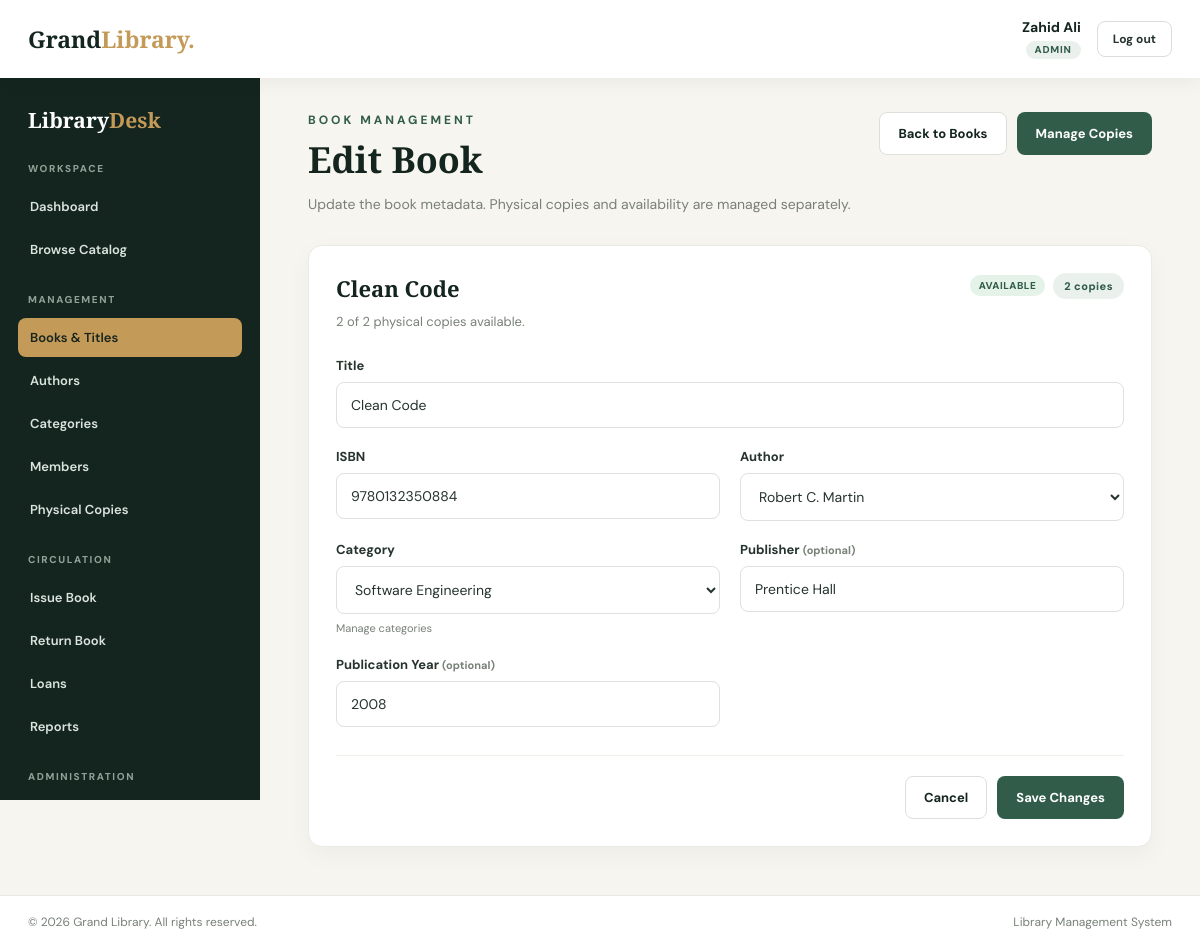
Screenshot of /books/edit.php?id=1 (signed in) with the database file from the repository.
### tables this page shows
CREATE TABLE `users` (
  `id` int NOT NULL AUTO_INCREMENT,
  `name` varchar(100) NOT NULL,
  `email` varchar(150) NOT NULL,
  `password` varchar(255) NOT NULL,
  `role` enum('Admin','Librarian') NOT NULL DEFAULT 'Librarian',
  `status` enum('Active','Inactive') NOT NULL DEFAULT 'Active',
  `created_at` timestamp NULL DEFAULT CURRENT_TIMESTAMP,
  PRIMARY KEY (`id`),
  UNIQUE KEY `email` (`email`)
);

CREATE TABLE `books` (
  `id` int NOT NULL AUTO_INCREMENT,
  `title` varchar(200) NOT NULL,
  `isbn` varchar(20) NOT NULL,
  `author_id` int NOT NULL,
  `category_id` int NOT NULL,
  `publisher` varchar(150) DEFAULT NULL,
  `publication_year` smallint unsigned DEFAULT NULL,
  PRIMARY KEY (`id`),
  UNIQUE KEY `isbn` (`isbn`),
  KEY `fk_books_author` (`author_id`),
  KEY `fk_books_category` (`category_id`),
  CONSTRAINT `fk_books_author` FOREIGN KEY (`author_id`) REFERENCES `authors` (`id`) ON DELETE RESTRICT ON UPDATE CASCADE,
  CONSTRAINT `fk_books_category` FOREIGN KEY (`category_id`) REFERENCES `categories` (`id`) ON DELETE RESTRICT ON UPDATE CASCADE
);

CREATE TABLE `authors` (
  `id` int NOT NULL AUTO_INCREMENT,
  `name` varchar(150) NOT NULL,
  PRIMARY KEY (`id`)
);

CREATE TABLE `categories` (
  `id` int NOT NULL AUTO_INCREMENT,
  `name` varchar(100) NOT NULL,
  `description` text,
  PRIMARY KEY (`id`),
  UNIQUE KEY `name` (`name`)
);

### includes/functions.php (called while the page is built, shortened)
<?php
function e($value): string
{
    return htmlspecialchars((string)$value, ENT_QUOTES | ENT_SUBSTITUTE, 'UTF-8');
}
function app_url(string $path = ''): string
{
    $documentRoot = isset($_SERVER['DOCUMENT_ROOT']) ? realpath($_SERVER['DOCUMENT_ROOT']) : false;
    $appRoot = realpath(dirname(__DIR__));
    $base = '';
    if ($documentRoot && $appRoot) {
        $docRoot = rtrim(str_replace('\\', '/', $documentRoot), '/');
        $rootPath = rtrim(str_replace('\\', '/', $appRoot), '/');
        if (stripos($rootPath, $docRoot) === 0) {
            $base = substr($rootPath, strlen($docRoot));
        }
    }
    $base = rtrim($base, '/');
    $path = ltrim($path, '/');
    return $base . '/' . $path;
}
function is_post(): bool
{
    return isset($_SERVER['REQUEST_METHOD']) && $_SERVER['REQUEST_METHOD'] === 'POST';
}
function get_value(string $key, string $default = ''): string
{
    $value = $_GET[$key] ?? $default;
    return is_string($value) ? trim($value) : $default;
}
function normalize_role(string $role): ?string
{
    if (strcasecmp($role, 'Admin') === 0) {
        return 'Admin';
    }
    return null;
}

### includes/auth.php (called while the page is built, shortened)
<?php
require_once __DIR__ . '/functions.php';
require_once __DIR__ . '/../config/db.php';
function current_user(): ?array
{
    $role = normalize_role((string)($_SESSION['user_role'] ?? ''));
    return [
        'id' => (int)$_SESSION['user_id'],
        'name' => (string)($_SESSION['user_name'] ?? ''),
        'role' => $role,
    ];
}
function require_login(): array
{
    $user = current_user();
    global $conn;
    $stmt = $conn->prepare('SELECT name, role, status FROM users WHERE id = ? LIMIT 1');
    $stmt->bind_param('i', $user['id']);
    if (!$stmt->execute()) {
        $stmt->close();
        logout_user();
        redirect(app_url('login.php'));
    }
    $row = $stmt->get_result()->fetch_assoc();
    $role = $row ? normalize_role((string)$row['role']) : null;
    return [
        'id' => $user['id'],
        'name' => (string)$row['name'],
        'role' => $role,
    ];
}
function require_staff(): array
{
    $user = require_login();
    return $user;
}

### books/edit.php (the view, shortened to what this page needs)
<?php
require_once __DIR__ . '/../includes/auth.php';
require_staff();
$idInput = is_post() ? post_value('id') : get_value('id');
$bookId = (int)$idInput;
$lookup = $conn->prepare("
    SELECT b.id, b.title, b.isbn, b.author_id, b.category_id, b.publisher, b.publication_year,
           (SELECT COUNT(*) FROM book_copies bc WHERE bc.book_id = b.id) AS total_copies,
           (SELECT COUNT(*)
            FROM book_copies bc
            WHERE bc.book_id = b.id
              AND NOT EXISTS (
                  SELECT 1 FROM loans l
                  WHERE l.copy_id = bc.id AND l.returned_at IS NULL
              )) AS available_copies
    FROM books b
    WHERE b.id = ?
    LIMIT 1
");
$lookup->bind_param('i', $bookId);
$lookup->execute();
$book = $lookup->get_result()->fetch_assoc();
$title = (string)$book['title'];
$isbn = (string)$book['isbn'];
$authorId = (int)$book['author_id'];
$categoryId = (int)$book['category_id'];
$publisher = (string)($book['publisher'] ?? '');
$yearInput = $book['publication_year'] !== null ? (string)$book['publication_year'] : '';
$authorOptions = [];
$authorResult = $conn->query('SELECT id, name FROM authors ORDER BY name ASC');
if ($authorResult) {
    while ($row = $authorResult->fetch_assoc()) {
        $authorOptions[] = $row;
    }
} else {
    $error = 'Authors could not be loaded right now. Please try again later.';
}
$categoryOptions = [];
$categoryResult = $conn->query('SELECT id, name FROM categories ORDER BY name ASC');
if ($categoryResult) {
    while ($row = $categoryResult->fetch_assoc()) {
        $categoryOptions[] = $row;
    }
} else {
    $error = 'Categories could not be loaded right now. Please try again later.';
}
$totalCopies = (int)$book['total_copies'];
$availableCopies = (int)$book['available_copies'];
if ($totalCopies === 0) {
    $availabilityLabel = 'No copies';
    $availabilityClass = 'availability-none';
} elseif ($availableCopies === 0) {
    $availabilityLabel = 'Unavailable';
    $availabilityClass = 'availability-unavailable';
} else {
    $availabilityLabel = 'Available';
    $availabilityClass = 'availability-available';
}
require_once __DIR__ . '/../includes/header.php';
require_once __DIR__ . '/../includes/sidebar.php';
?>
<section class="page-head">
    <div>
        <div class="eyebrow">Book Management</div>
        <h1>Edit Book</h1>
        <p>Update the book metadata. Physical copies and availability are managed separately.</p>
    </div>
    <div class="page-actions">
        <a class="btn btn-secondary" href="<?php echo e(app_url('books/index.php')); ?>">Back to Books</a>
        <a class="btn btn-primary" href="<?php echo e(app_url('copies/index.php?book_id=' . (int)$book['id'])); ?>">Manage Copies</a>
    </div>
</section>
<section class="panel form-panel">
    <div class="panel-head">
        <div>
            <h2><?php echo e($book['title']); ?></h2>
            <p class="panel-intro">
                <?php echo number_format($availableCopies); ?> of <?php echo number_format($totalCopies); ?>
                physical copies available.
            </p>
        </div>
        <div class="detail-badges">
            <span class="availability-badge <?php echo e($availabilityClass); ?>">
                <?php echo e($availabilityLabel); ?>
            </span>
            <span class="count-pill"><?php echo number_format($totalCopies); ?> copies</span>
        </div>
    </div>
    <form method="post" action="<?php echo e(app_url('books/edit.php')); ?>">
        <div class="form-grid">
            <div class="form-group form-group-full">
                <label for="title">Title</label>
                <input class="form-control" type="text" id="title" name="title"
                       value="<?php echo e($title); ?>" maxlength="200"
                       placeholder="Book title" required>
            </div>
            <div class="form-group">
                <label for="isbn">ISBN</label>
                <input class="form-control" type="text" id="isbn" name="isbn"
                       value="<?php echo e($isbn); ?>" maxlength="20"
                       placeholder="Unique ISBN" required>
            </div>
            <div class="form-group">
                <label for="author_id">Author</label>
                <select class="form-control" id="author_id" name="author_id" required>
                    <?php foreach ($authorOptions as $author): ?>
                        <option value="<?php echo (int)$author['id']; ?>"
                            <?php echo $authorId === (int)$author['id'] ? 'selected' : ''; ?>>
                            <?php echo e($author['name']); ?>
                        </option>
                    <?php endforeach; ?>
                </select>
            </div>
            <div class="form-group">
                <label for="category_id">Category</label>
                <select class="form-control" id="category_id" name="category_id" required>
                    <?php foreach ($categoryOptions as $category): ?>
                        <option value="<?php echo (int)$category['id']; ?>"
                            <?php echo $categoryId === (int)$category['id'] ? 'selected' : ''; ?>>
                            <?php echo e($category['name']); ?>
                        </option>
                    <?php endforeach; ?>
                </select>
                <div class="form-help">
                    <a href="<?php echo e(app_url('categories/index.php')); ?>">Manage categories</a>
                </div>
            </div>
            <div class="form-group">
                <label for="publisher">Publisher <span class="table-note">(optional)</span></label>
                <input class="form-control" type="text" id="publisher" name="publisher"
                       value="<?php echo e($publisher); ?>" maxlength="150"
                       placeholder="Publisher name">
            </div>
            <div class="form-group">
                <label for="publication_year">Publication Year <span class="table-note">(optional)</span></label>
                <input class="form-control" type="number" id="publication_year" name="publication_year"
                       value="<?php echo e($yearInput); ?>" min="1000" max="<?php echo (int)date('Y') + 1; ?>"
                       step="1" placeholder="For example: <?php echo date('Y'); ?>">
            </div>
        </div>
        <div class="form-actions">
            <a class="btn btn-secondary" href="<?php echo e(app_url('books/index.php')); ?>">Cancel</a>
            <button type="submit" class="btn btn-primary">Save Changes</button>
        </div>
    </form>
</section>
<?php require_once __DIR__ . '/../includes/footer.php'; ?>

### includes/header.php (shortened to what this page needs)
<?php
require_once __DIR__ . '/auth.php';
$staff = current_user();
?>
<!DOCTYPE html>
<html lang="en">
<head>
    <link rel="stylesheet" href="<?php echo e(app_url('assets/tera.css')); ?>">
</head>
<body class="staff-body">
<header class="staff-topbar">
    <a class="logo staff-logo" href="<?php echo e(app_url('dashboard.php')); ?>">Grand<span>Library.</span></a>
    <div class="staff-user">
        <div class="staff-user-info">
            <div class="staff-user-name"><?php echo e($staff['name']); ?></div>
            <span class="role-badge"><?php echo e($staff['role']); ?></span>
        </div>
        <form method="post" action="<?php echo e(app_url('logout.php')); ?>" class="logout-form">
            <button type="submit" class="logout-btn">Log out</button>
        </form>
    </div>
</header>
<div class="staff-layout">

### assets/tera.css (style rules this page uses)
:root { --dark: #14251f; --green: #315c49; --gold: #c49a58; --cream: #f7f5ef; --white: #ffffff; --text: #26342d; --muted: #788078; }
* { margin: 0; padding: 0; box-sizing: border-box; }
html { scroll-behavior: smooth; }
body { font-family: 'DM Sans', sans-serif; background: var(--cream); color: var(--text); }
a { text-decoration: none; color: inherit; }
.logo { font-family: 'Playfair Display', serif; font-size: 25px; font-weight: 800; color: var(--dark); }
.logo span { color: var(--gold); }
.eyebrow { color: #d6b77e; text-transform: uppercase; letter-spacing: 3px; font-size: 12px; font-weight: 700; margin-bottom: 22px; }
.staff-body { min-height: 100vh; background: var(--cream); }
.staff-topbar { height: 78px; padding: 0 28px; background: var(--white); display: flex; align-items: center; gap: 18px; position: sticky; top: 0; z-index: 120; box-shadow: 0 3px 20px rgba(0,0,0,.06); }
.staff-logo { font-size: 23px; white-space: nowrap; }
.staff-user { margin-left: auto; display: flex; align-items: center; gap: 16px; }
.staff-user-info { text-align: right; line-height: 1.25; }
.staff-user-name { color: var(--dark); font-size: 14px; font-weight: 700; }
.role-badge { display: inline-block; margin-top: 4px; padding: 3px 9px; border-radius: 999px; background: #eaf1ec; color: var(--green); font-size: 10px; font-weight: 800; letter-spacing: .08em; text-transform: uppercase; vertical-align: middle; }
.logout-form { margin: 0; }
.logout-btn { border: 1px solid #d9ded9; background: transparent; color: var(--text); padding: 9px 15px; border-radius: 8px; font: 700 12px 'DM Sans', sans-serif; cursor: pointer; transition: .2s ease; }
.staff-layout { display: grid; grid-template-columns: 260px minmax(0, 1fr); min-height: calc(100vh - 78px); }
.page-head { display: flex; align-items: flex-start; justify-content: space-between; gap: 20px; flex-wrap: wrap; margin-bottom: 28px; }
.page-head .eyebrow { margin-bottom: 0; color: var(--green); }
.page-head h1 { margin: 7px 0 9px; color: var(--dark); font: 700 36px 'Playfair Display', serif; }
.page-head p { color: var(--muted); font-size: 14px; line-height: 1.7; }
.btn { display: inline-flex; align-items: center; justify-content: center; gap: 8px; padding: 12px 18px; border: 1px solid transparent; border-radius: 8px; font: 700 13px 'DM Sans', sans-serif; cursor: pointer; transition: .2s ease; white-space: nowrap; }
.btn-primary { background: var(--green); color: var(--white); }
.panel { padding: 27px; border: 1px solid #e9ebe5; border-radius: 14px; background: var(--white); box-shadow: 0 8px 24px rgba(20,37,31,.04); }
.panel h2 { color: var(--dark); font: 700 22px 'Playfair Display', serif; }
.panel-intro { margin-top: 8px; color: var(--muted); font-size: 13px; line-height: 1.7; }
.panel-head { display: flex; align-items: flex-start; justify-content: space-between; gap: 18px; flex-wrap: wrap; }
.panel-head h2 { margin: 0; }
.count-pill { display: inline-flex; align-items: center; padding: 6px 11px; border-radius: 999px; background: #eaf1ec; color: var(--green); font-size: 11px; font-weight: 800; letter-spacing: .04em; white-space: nowrap; }
.btn-secondary { border-color: #dbe0da; background: var(--white); color: var(--dark); }
.form-panel { max-width: 920px; }
.form-grid { display: grid; grid-template-columns: repeat(2, minmax(0, 1fr)); gap: 20px; margin-top: 24px; }
.form-group { min-width: 0; }
.form-group label { display: block; margin-bottom: 8px; color: var(--text); font-size: 13px; font-weight: 700; }
.form-control { width: 100%; padding: 13px 14px; border: 1px solid #dde2dc; border-radius: 8px; background: var(--white); color: var(--text); font: 400 14px 'DM Sans', sans-serif; transition: .2s ease; }
.form-actions { display: flex; align-items: center; justify-content: flex-end; gap: 10px; margin-top: 28px; padding-top: 20px; border-top: 1px solid #eef0ea; }
.detail-badges { display: flex; align-items: center; gap: 8px; flex-wrap: wrap; }
.page-actions { display: flex; align-items: center; gap: 10px; flex-wrap: wrap; }
.form-group-full { grid-column: 1 / -1; }
.form-help { margin-top: 6px; color: var(--muted); font-size: 11px; line-height: 1.5; }
.availability-badge { display: inline-block; padding: 4px 9px; border-radius: 999px; font-size: 10px; font-weight: 800; letter-spacing: .05em; text-transform: uppercase; white-space: nowrap; }
.availability-available { background: #e4f2e8; color: var(--green); }
.table-note { color: var(--muted); font-size: 11px; }

### rows the page displays
users: name "Zahid Ali", role "ADMIN"
books: title "Clean Code", isbn "9780132350884", author_id "Robert C. Martin", category_id "Software Engineering", publisher "Prentice Hall", publication_year "2008"

### other values shown
$availableCopies "2"
$totalCopies "2"
$availabilityLabel "AVAILABLE"
